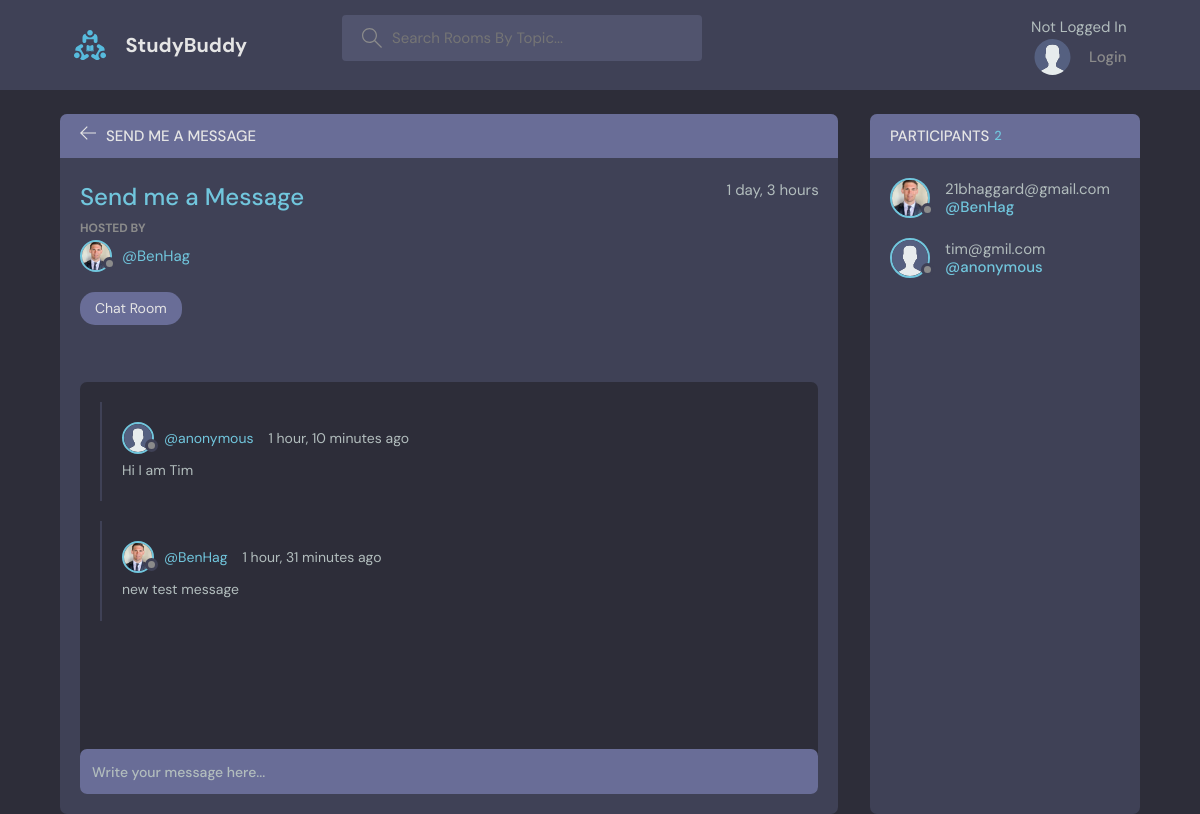
/room/1, run on the app's committed database.
### base/models.py (models this page shows, shortened)
class Room(models.Model):
    host = models.ForeignKey(User, on_delete = models.SET_NULL, null = True)
    topic = models.ForeignKey(Topic, on_delete = models.SET_NULL, null = True) # if the topic is deleted, room's topic set to null
    name = models.CharField(max_length = 200)
    description = models.TextField(null = True, blank = True) # null for db, blank for form submissions-
    participants = models.ManyToManyField(User, related_name = 'participants') # many to many relationship with User (by fk)
    updated = models.DateTimeField(auto_now = True) # field will be timestamped with every edit to the model
    created = models.DateTimeField(auto_now_add = True) # timestamp for when the model was created
    class Meta: # it allows you to specify options (also known as metadata)
        ordering = ['-updated', '-created'] # newest room will be displayed first

class User(AbstractUser):
    username = models.CharField(max_length = 200, default = 'Anonymous', null=True) # default name for the user
    email = models.EmailField(unique = True) # email field for the user
    bio = models.TextField(default = 'No bio...') # bio field for the user
    avatar = models.ImageField(null=False, default="avatar.svg")
    USERNAME_FIELD = 'email'
    REQUIRED_FIELDS = []

class Topic(models.Model):
    name = models.CharField(max_length = 200)
    def __str__(self):
        return self.name

class Message(models.Model):
    user = models.ForeignKey(User, on_delete = models.CASCADE) # from default User model
    room = models.ForeignKey(Room, on_delete = models.CASCADE) # if the room is deleted, delete the message
    body = models.TextField()
    updated = models.DateTimeField(auto_now = True)
    created = models.DateTimeField(auto_now_add = True)
    class Meta: # it allows you to specify options (also known as metadata)
        ordering = ['-updated', '-created'] # newest message will be displayed first

### base/views.py (the view, shortened to what this page needs)
# urls.py: path('room/<str:pk>', views.room, name = 'room'),
def room(request, pk):
    q = request.GET.get('q') # get the query from the url
    room = Room.objects.get(id=pk)
    room_messages = room.message_set.all() #.order_by('-created'): another option we ordered the whole messages class instead
    participants = room.participants.all()
    context = {'room': room, 'room_messages': room_messages, 'participants': participants}
    return render(request, 'base/room.html', context)

### base/templates/base/room.html (shortened to what this page needs)
{%extends 'base.html'%}
{%block content%}
    <main class="profile-page layout layout--2">
      <div class="container">
        <div class="room">
          <div class="room__top">
            <div class="room__topLeft">
              <a href="{% url 'home' %}">
                <svg version="1.1" xmlns="http://www.w3.org/2000/svg" width="32" height="32" viewBox="0 0 32 32">
                  <title>arrow-left</title>
                  <path
                    d="M13.723 2.286l-13.723 13.714 13.719 13.714 1.616-1.611-10.96-10.96h27.625v-2.286h-27.625l10.965-10.965-1.616-1.607z"
                  ></path>
                </svg>
              </a>
              <h3>{{room.name}}</h3>
            </div>
          </div>
          <div class="room__box scroll">
            <div class="room__header scroll">
              <div class="room__info">
                <h3>{{room.name}}</h3>
                <span>{{room.created|timesince}}</span>
              </div>
              <div class="room__hosted">
                <p>Hosted By</p>
                <a href="{% url 'user-profile' room.host.id %}" class="room__author">
                  <div class="avatar avatar--small">
                    <img src="{{room.host.avatar.url}}" />
                  </div>
                  <span>@{{room.host.username}}</span>
                </a>
              </div>
              <span class="room__topics">{{room.topic}}</span>
            </div>
            <div class="room__conversation">
              <div class="threads scroll">
                {% for message in room_messages %}
                <div class="thread">
                  <div class="thread__top">
                    <div class="thread__author">
                      <a href="{% url 'user-profile' message.user.id %}" class="thread__authorInfo">
                        <div class="avatar avatar--small">
                          <img src="{{message.user.avatar.url}}" />
                        </div>
                        <span>@{{message.user.username}}</span>
                      </a>
                      <span class="thread__date">{{message.created|timesince}} ago</span>
                    </div>
                  </div>
                  <div class="thread__details">
                    <p>{{message.body}}</p>
                  </div>
                </div>
                {% endfor %}
              </div>
            </div>
          </div>
          <div class="room__message">
            <form method="POST" action="">
              <input name="body" type="text" placeholder="Write your message here..." />
            </form>
          </div>
        </div>
        <div class="participants">
          <h3 class="participants__top">Participants <span>{{participants.count}}</span></h3>
          <div class="participants__list scroll">
          {% for user in participants %}
            <a href="{% url 'user-profile' user.id %}" class="participant">
              <div class="avatar avatar--medium">
                <img src="{{user.avatar.url}}" />
              </div>
              <p>
                {{user}}
                <span>@{{user.username}}</span>
              </p>
            </a>
          {% endfor %}
          </div>
        </div>
      </div>
    </main>
{% endblock %}

### data on the page
Room: name "SEND ME A MESSAGE", name "Send me a Message", created "1 day, 3 hours", host.avatar (picture), host.username "BenHag", topic "Chat Room"
Message: user.avatar (placeholder picture), user.username "anonymous", created "1 hour, 10 minutes", body "Hi I am Tim"
Message: user.avatar (picture), user.username "BenHag", created "1 hour, 31 minutes", body "new test message"
User: avatar (picture), email "21bhaggard@gmail.com", username "BenHag"
User: avatar (placeholder picture), email "tim@gmil.com", username "anonymous"

### other printed values
{{ participants.count }} "2"
